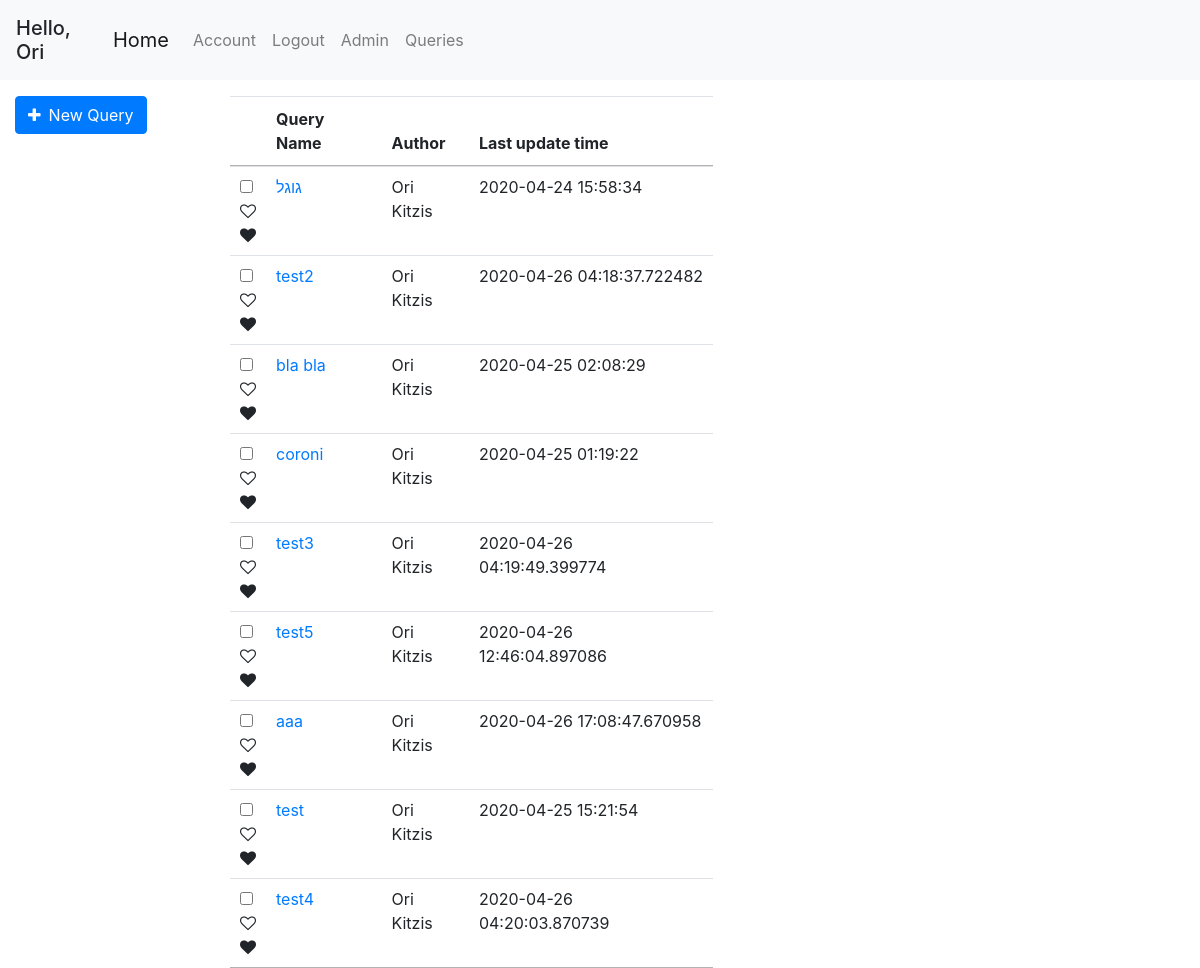
Page /queries (signed in) on the committed database.
### geoportal/models.py (models this page shows, shortened)
class User(db.Model, UserMixin):
    id = db.Column(db.Integer, primary_key=True)
    username = db.Column(db.String(20), unique=True, nullable=False)
    email = db.Column(db.String(120), unique=True, nullable=False)
    first_name = db.Column(db.String(20), nullable=False, default='')
    last_name = db.Column(db.String(20), nullable=False, default='')
    password = db.Column(db.String(60), nullable=False)
    team_id = db.Column(db.Integer, db.ForeignKey('team.id'))
    roles = db.relationship('Role', secondary='user_roles')
    layers = db.relationship('Layer', backref='user', lazy=True)
    queries = db.relationship('Query', backref='user', lazy=True)
    @property
    def full_name(self):
        return f'{self.first_name} {self.last_name}'

class Query(db.Model):
    id = db.Column(db.Integer, primary_key=True)
    user_id = db.Column(db.Integer, db.ForeignKey('user.id'), nullable=False, default=0)
    query_name = db.Column(db.String(120))
    db_name = db.Column(db.String(20))
    date_uploaded = db.Column(db.DateTime, nullable=False, default=datetime.datetime.now)
    last_update_time = db.Column(db.DateTime, nullable=False, default=datetime.datetime.now)
    query_text = db.Column(db.Text, nullable=False, default='')
    only_user = db.Column(db.Boolean, default=False)
    only_team = db.Column(db.Boolean, default=False)
    public = db.Column(db.Boolean, default=True)
    parameters = db.relationship('QueryTextParameters', backref='query', lazy=True)

### geoportal/views.py (the view)
@app.route('/queries')
@login_required
def queries():
    queries = get_allowd_queries()
    marked_queries = db.session.query(UserMarkedQuery.query_id).filter_by(user_id=current_user.id).all()
    marked_queries = [query[0] for query in marked_queries]
    return render_template('queries.html', queries=queries, marked_queries=marked_queries)

### geoportal/models.py (called while the page is built)
@login_manager.user_loader
def load_user(user_id):
    return User.query.get(int(user_id))

### geoportal/views.py (called while the page is built)
def marked_queries_first(queries):
    return sorted(queries, key=lambda query: UserMarkedQuery.query.filter(and_(UserMarkedQuery.query_id == query.id, UserMarkedQuery.user_id == current_user.id)).first() is not None, reverse=True)

def get_allowd_queries():
    if current_user.is_authenticated:
        queries = Query.query.order_by(Query.only_user.desc(), Query.public).all()
        authorized_queries = []
        for query in queries:
            if query.public or (query.only_team and User.query.get(query.user_id).team_id == current_user.team_id) or query.user_id == current_user.id:
                authorized_queries.append(query)
        queries = authorized_queries
        queries = marked_queries_first(queries)
    else:
        queries = Query.query.filter_by(public=True).all()
    return queries

### geoportal/templates/queries.html (shortened to what this page needs)
{% extends "base.html" %}
{% block left_sidebar %}
    <form class="mt-3" action="/query">
        <button class="btn btn-primary"><span class="fa fa-plus mr-2"></span>New Query</button>
    </form>
{% endblock left_sidebar %}
{% block content %}
<div class="col-md-8 mt-3">
    <table class="table table-hover table-condensed dataTable no-footer">
        <thead>
            <tr>
                <th></th>
                <th>Query Name</th>
                <th>Author</th>
                <th>Last update time</th>
            </tr>
        </thead>
        <tbody>
        {% for query in queries %}
            <tr>
                <td>
                    <div class="pretty p-icon p-toggle p-plain">
                        <input id="mark-{{ query.id }}" type="checkbox" name="fav-checkbox" class=""/>
                        <div class="state p-off">
                            <i class="icon fa fa-heart-o "></i>
                        </div>
                        <div class="state p-on p-info-o">
                            <i class="icon fa fa-heart"></i>
                        </div>
                    </div>
                </td>
                <td> <a href="/query/{{ query.id }}">{{ query.query_name }}</a></td>
                <td>{{ query.user.full_name }}</td>
                <td>{{ query.last_update_time }}</td>
            </tr>
        {% endfor %}
        </tbody>
    </table>
</div>
{% endblock content %}

### geoportal/templates/base.html (shortened to what this page needs)
<!DOCTYPE html>
<html lang="en">
<head>
    <link rel="stylesheet" href="/static/css/bootstrap.css"/>
    <link rel="stylesheet" href="/static/css/style.css"/>
    <link rel="stylesheet" href="https://unpkg.com/leaflet@1.6.0/dist/leaflet.css"
/>
    <link rel="stylesheet" href="https://cdnjs.cloudflare.com/ajax/libs/leaflet.draw/0.4.2/leaflet.draw.css"/>
    <link rel="stylesheet" href="//cdn.datatables.net/1.10.20/css/jquery.dataTables.min.css">
    <link rel="stylesheet" href="https://cdnjs.cloudflare.com/ajax/libs/font-awesome/4.7.0/css/font-awesome.min.css">
    <link rel="stylesheet" href="https://cdn.jsdelivr.net/npm/pretty-checkbox@3.0/dist/pretty-checkbox.min.css">
</head>
<body>
    <header class="site-header">
        <nav class="navbar navbar-expand-lg navbar-fixed-top navbar-light bg-light">
            {% if current_user.is_authenticated %}
            <h5 class="mt-2">Hello, {{ current_user.first_name }}</h5>
            {% endif %}
            <div class="container">
                <a class="navbar-brand" href="{{ url_for('home') }}">Home</a>
                <div class="collapse navbar-collapse" id="navbarSupportedContent">
                    <ul class="navbar-nav mr-auto">
                        {% if current_user.is_authenticated %}
                            <li class="nav-item"><a class="nav-link" href="{{ url_for('account') }}">Account</a></li>
                            <li class="nav-item"><a class="nav-link" href="{{ url_for('logout') }}">Logout</a></li>
                            <li class="nav-item"><a class="nav-link" href="{{ url_for('admin.index') }}">Admin</a></li>
                            <li class="nav-item"><a class="nav-link" href="{{ url_for('queries') }}">Queries</a></li>
                        {% else %}
                            <li class="nav-item"><a class="nav-link" href="{{ url_for('login') }}">Login</a></li>
                            <li class="nav-item"><a class="nav-link" href="{{ url_for('register') }}">Register</a></li>
                        {% endif %}
                    </ul>
                </div>
            </div>
        </nav>
    </header>
    <div class="container-fluid" id="content">
        <div class="row">
            <div class="col-md-2 sidebar">
                {% block left_sidebar %}{% endblock %}
            </div>
            <div class="col-md-8 main">
                {% block content %}{% endblock %}
            </div>
            <div class="col-md-2 sidebar" id="right-sidebar">
            </div>
        </div>
    </div>
</body>
</html>

### rows in the picture
User: first_name "Ori"
Query: query_name "גוגל", user.full_name "Ori Kitzis", last_update_time "2020-04-24 15:58:34"
Query: query_name "test2", user.full_name "Ori Kitzis", last_update_time "2020-04-26 04:18:37.722482"
Query: query_name "bla bla", user.full_name "Ori Kitzis", last_update_time "2020-04-25 02:08:29"
Query: query_name "coroni", user.full_name "Ori Kitzis", last_update_time "2020-04-25 01:19:22"
Query: query_name "test3", user.full_name "Ori Kitzis", last_update_time "2020-04-26 04:19:49.399774"
Query: query_name "test5", user.full_name "Ori Kitzis", last_update_time "2020-04-26 12:46:04.897086"
Query: query_name "aaa", user.full_name "Ori Kitzis", last_update_time "2020-04-26 17:08:47.670958"
Query: query_name "test", user.full_name "Ori Kitzis", last_update_time "2020-04-25 15:21:54"
Query: query_name "test4", user.full_name "Ori Kitzis", last_update_time "2020-04-26 04:20:03.870739"
